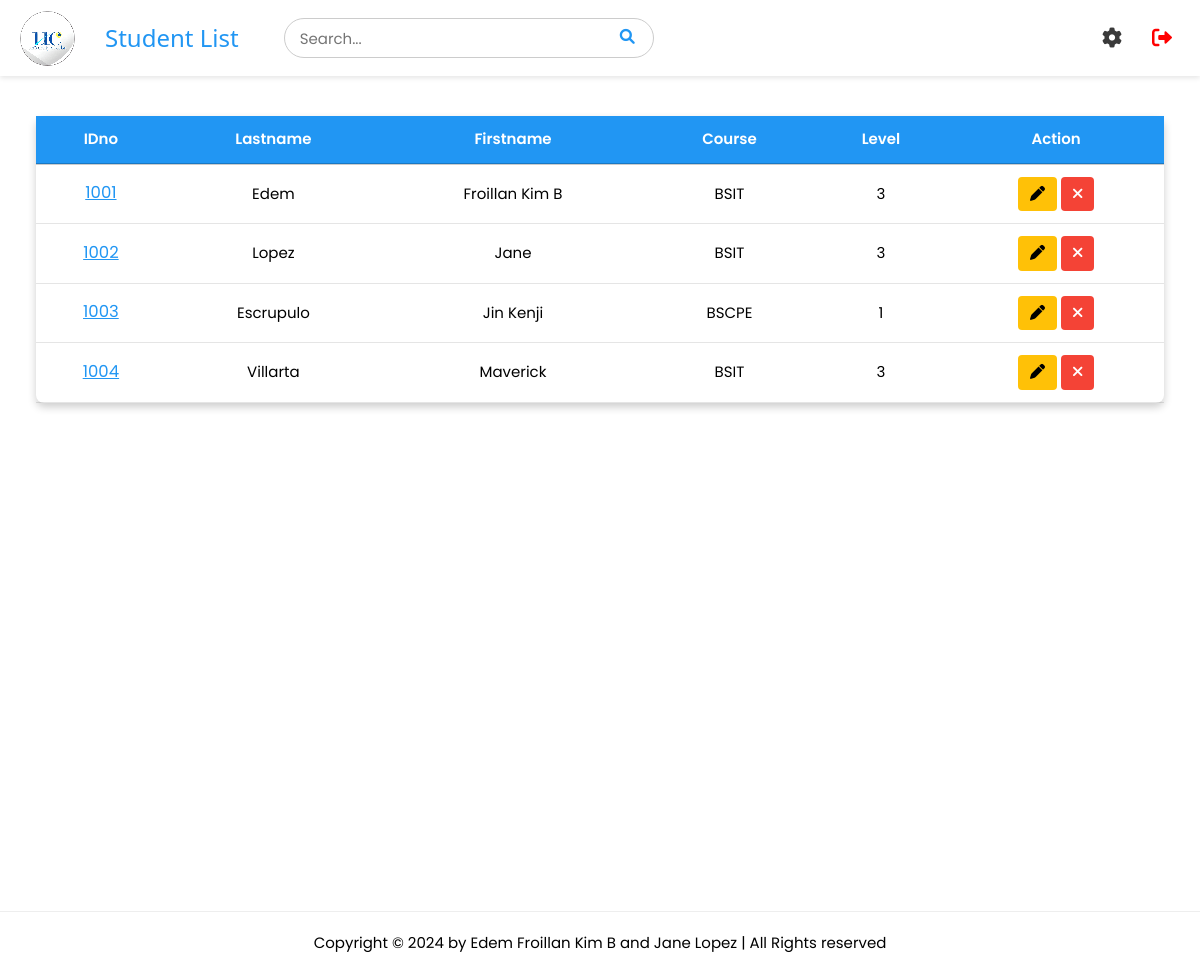
The page /students (signed in) on the database as committed earlier.
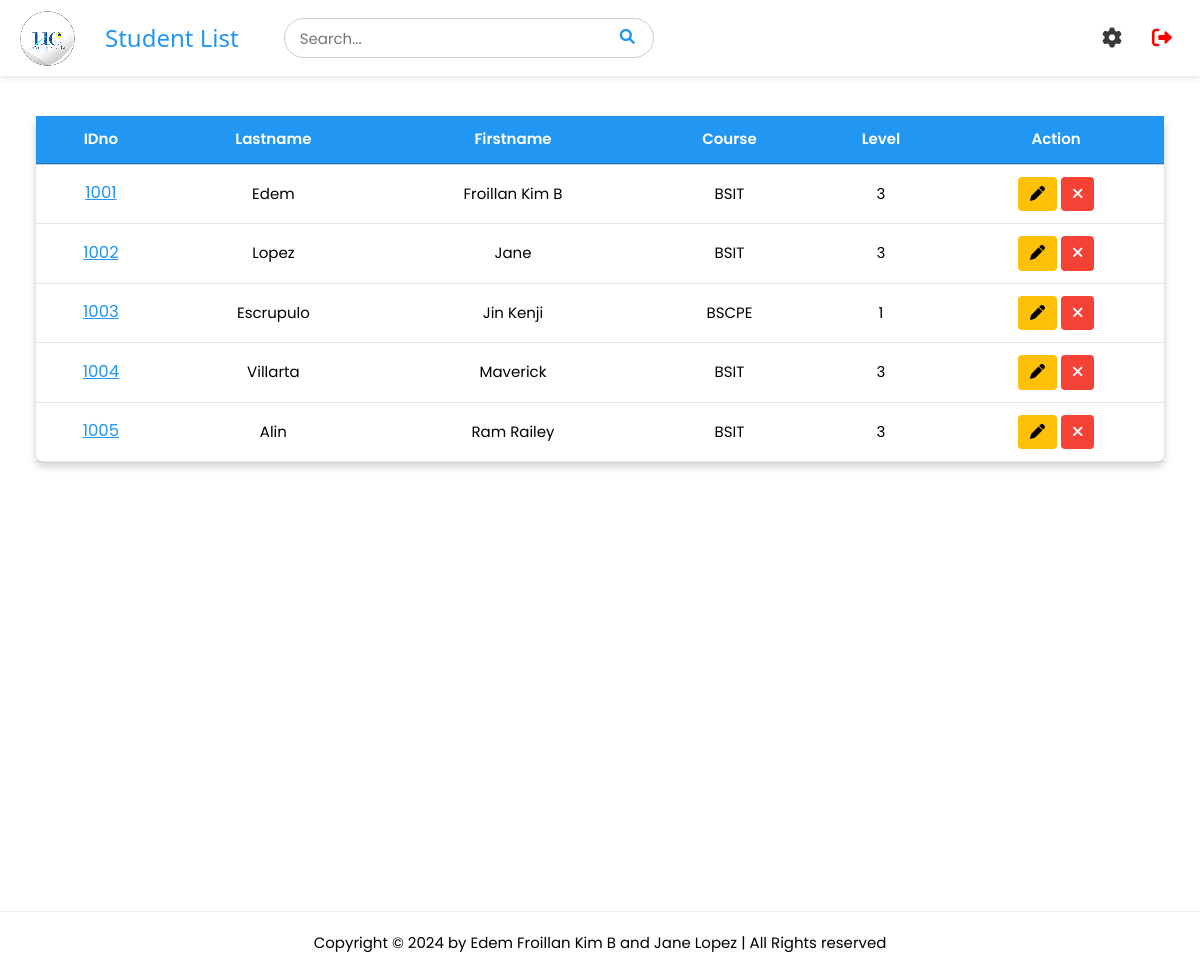
The same page on the database as committed later.
### tables this page shows
CREATE TABLE students (
                    id INTEGER PRIMARY KEY AUTOINCREMENT,
                    idno varchar(10) UNIQUE,
                    firstname varchar(50),
                    lastname varchar(50),
                    course varchar(10),
                    level varchar(5),
                    image TEXT,
                    qrcode TEXT
);

### app.py (the view)
@app.route('/students')
def student_list():
    if 'username' in session:
        pagetitle = "Student List"
        users = get_users()
        return render_template('studentlist.html', data=getall_records('students'), pagetitle=pagetitle, users=users)
    else:
        flash("Please log in first!", "warning")
        return redirect(url_for('login'))

### app.py (called while the page is built)
@app.after_request
def after_request(response):
    response.headers['Cache-Control'] = 'no-store, no-cache, must-revalidate, post-check=0, pre-check=0, max-age=0'
    response.headers['Pragma'] = 'no-cache'
    response.headers['Expires'] = '-1'
    if hasattr(session, 'username') and 'username' not in session:
        response.headers['Cache-Control'] = 'no-store'
        response.headers['Pragma'] = 'no-cache'
        response.headers['Expires'] = '-1'
    return response

def get_users() -> object:
    return getall_records('students')

### dbhelper.py (called while the page is built)
def getprocess(sql: str, params=()) -> list:
    db = connect(database)
    cursor = db.cursor()
    cursor.row_factory = Row
    try:
        cursor.execute(sql, params)
        data = cursor.fetchall()
        return data
    finally:
        cursor.close()
        db.close()

def getall_records(table: str) -> list:
    sql = f'SELECT * FROM `{table}`'
    return getprocess(sql)

### templates/studentlist.html (shortened to what this page needs)
{% extends 'base.html' %}
{% block header %}
    {% include 'header.html' %}
{% endblock %}
{% block content %}
<div id="main_container" style="height: 100vh;">
    <div class="w3-full" style="padding: 1rem 3%;">
        <div class="styled-table-wrapper">
            <table class="styled-table" id="table">
                <thead>
                    <tr id="tr1">
                        <th>IDno</th>
                        <th>Lastname</th>
                        <th>Firstname</th>
                        <th>Course</th>
                        <th>Level</th>
                        <th class="w3-center">Action</th>
                    </tr>
                </thead>
                <tbody>
                    {% for user in users %}
                    <tr id="tr2">
                        <td class="w3-center" data-cell="IDNO:" id="idno">
                            <a href="#" style="color: #2196F3; font-size: 1.1rem" onclick="viewStudent('{{ user['idno'] }}')">{{ user['idno'] }}</a>
                        </td>
                        <td class="w3-center" data-cell="LASTNAME:">{{ user["lastname"] }}</td>
                        <td class="w3-center" data-cell="FIRSTNAME:">{{ user["firstname"] }}</td>
                        <td class="w3-center" data-cell="COURSE:">{{ user["course"] }}</td>
                        <td class="w3-center level-{{ user['level'] }}" data-cell="LEVEL:">{{ user["level"] }}</td>
                        <td class="w3-center" data-cell="ACTION:">
                            <button class="w3-button w3-amber edit-btn edit">
                                <i class="fas fa-pen"></i>
                            </button>
                            <button class="w3-button w3-red delete-btn delete" onclick="openCustomAlert('{{ user['idno'] }}')">
                                <i class="fas fa-times"></i>
                            </button>
                        </td>
                    </tr>
                    {% endfor %}
                </tbody>
            </table>
        </div>
    </div>
</div>
{% endblock %}

### templates/base.html (shortened to what this page needs)
<!DOCTYPE html>
<html>
<head>
    <link rel='stylesheet' href="{{ url_for('static', filename='css/style.css') }}">
    <link rel="stylesheet" href="https://cdnjs.cloudflare.com/ajax/libs/font-awesome/6.0.0-beta3/css/all.min.css">
</head>
<body>
    <div>
        {% block header %}{% endblock %}
        {% block content %}
        {% endblock %}
    </div>
    <hr>
    <footer class="w3-center">
        <div class="footer-box">
            <p>Copyright &copy; 2024 by Edem Froillan Kim B and Jane Lopez | All Rights reserved</p>
        </div>
    </footer>
</body>
</html>

### templates/header.html (shortened to what this page needs)
<div class="header">
    <div class="left-section">
        <img src="../static/images/logo.png" alt="Logo" id="logo">
        <h3 class="pagetitle">{{ pagetitle }}</h3>
        <div class="search" style="position: relative;">
        <input type="text" placeholder="Search..." id="search-bar">
        <button type="submit" id="search-button"><i class="fa fa-search"></i></button>
    </div>
    </div>
    <div class="menu" style="position: relative;">
    <i class="fa solid fa-gear" id="menu-icon"></i>
    <a href="/logout" id="logout">
        <i class="fa fa-sign-out-alt"></i>
    </a>
    </div>
</div>

### static/css/style.css (style rules this page uses)
html { box-sizing:border-box }
*,*:before,*:after { box-sizing:inherit }
html { -ms-text-size-adjust:100%;-webkit-text-size-adjust:100% }
body { margin:0 }
article,aside,details,figcaption,figure,footer,header,main,menu,nav,section { display:block }
a { background-color:transparent }
img { border-style:none }
hr { box-sizing:content-box;height:0;overflow:visible }
button,input,select,textarea,optgroup { font:inherit;margin:0 }
button,input { overflow:visible }
button,select { text-transform:none }
button,[type=button],[type=reset],[type=submit] { -webkit-appearance:button }
html,body { font-family:Verdana,sans-serif;font-size:15px;line-height:1.5 }
html { overflow-x:hidden }
h3 { font-size:24px }
h1,h2,h3,h4,h5,h6 { font-family:"Segoe UI",Arial,sans-serif;font-weight:400;margin:10px 0 }
hr { border:0;border-top:1px solid #eee;margin:20px 0 }
img { vertical-align:middle }
a { color:inherit }
.w3-btn,.w3-button { border:none;display:inline-block;padding:8px 16px;vertical-align:middle;overflow:hidden;text-decoration:none;color:inherit;background-color:inherit;text-align:center;cursor:pointer;white-space:nowrap }
.w3-btn,.w3-button { -webkit-touch-callout:none;-webkit-user-select:none;-khtml-user-select:none;-moz-user-select:none;-ms-user-select:none;user-select:none }
.w3-center { text-align:center!important }
.w3-amber,.w3-hover-amber:hover { color:#000!important;background-color:#ffc107!important }
.w3-red,.w3-hover-red:hover { color:#fff!important;background-color:#f44336!important }
img { image-rendering: pixelated; }
.header { display: flex; justify-content: space-between; align-items: center; padding: 10px 20px; background-color: #fff; box-shadow: 0 2px 5px rgba(0, 0, 0, 0.1); position: sticky; top: 0; z-index: 100; margin-bottom: 1rem; }
.left-section { display: flex; align-items: center; }
#logo { width: 55px; height: auto; margin-right: 10px; }
.pagetitle { margin-left: 20px; color: #2196F3; }
#search-bar { padding: 15px; margin-right: 10px; border-radius: 20px; border: 1px solid #ccc; margin-left: 3rem; width: 370px; height: 40px; }
#search-button { color: #2196F3; border: none; cursor: pointer; position: absolute; background: transparent; right: 23px; top: 7px; }
#logout { text-decoration: none; color: red; font-size: 20px; transition: color 0.3s ease; }
#logout i { margin-right: 8px; }
.navbar, #logout { position: sticky; top: 0; background-color: #fff; padding: 10px 0; z-index: 100; gap: 3rem; }
* { font-family: "Poppins", sans-serif; }
.styled-table { width: 100%; border-collapse: collapse; margin-top: 10px; box-shadow: 0px 4px 8px rgba(0, 0, 0, 0.2); border-radius: 8px; }
.styled-table th, .styled-table td { padding: 12px; }
.styled-table th { background-color: #2196F3; color: white; border-bottom: 2px solid rgba(0, 0, 0, 0.2); font-weight: 600; text-transform: capitalize; }
.styled-table tr { border-bottom: 1px solid rgba(0, 0, 0, 0.1); }
.styled-table .delete-btn { background-color: #ff4d4d; color: white; padding: 6px 12px; border: none; cursor: pointer; border-radius: 4px; }
.styled-table .edit-btn { background-color: #2196F3; color: white; padding: 6px 12px; border: none; cursor: pointer; border-radius: 4px; }
.styled-table .delete-btn i, .styled-table .edit-btn i { text-align: center; }
.menu { display: flex; align-items: center; gap: 2rem; }
#menu-icon { font-size: 20px; color: #3a3a3a; display: none; transition: transform 0.3s ease, color 0.3s ease; }
@media (max-width: 1402px) { #menu-icon { display: block; } }

Rows that differ between the two databases and show on the page:
added students: idno "1005", lastname "Alin", firstname "Ram Railey", course "BSIT", level "3"
